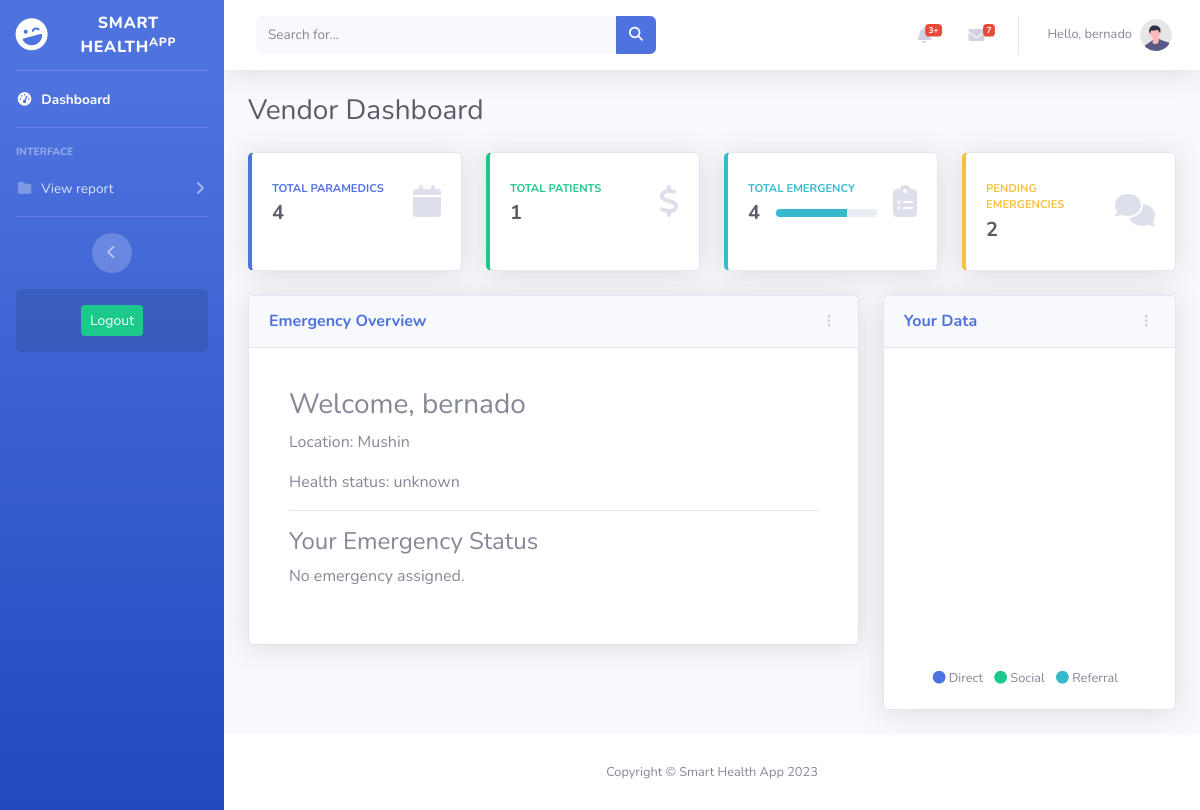
The app's page /accounts/dashboard/ (signed in), older data.
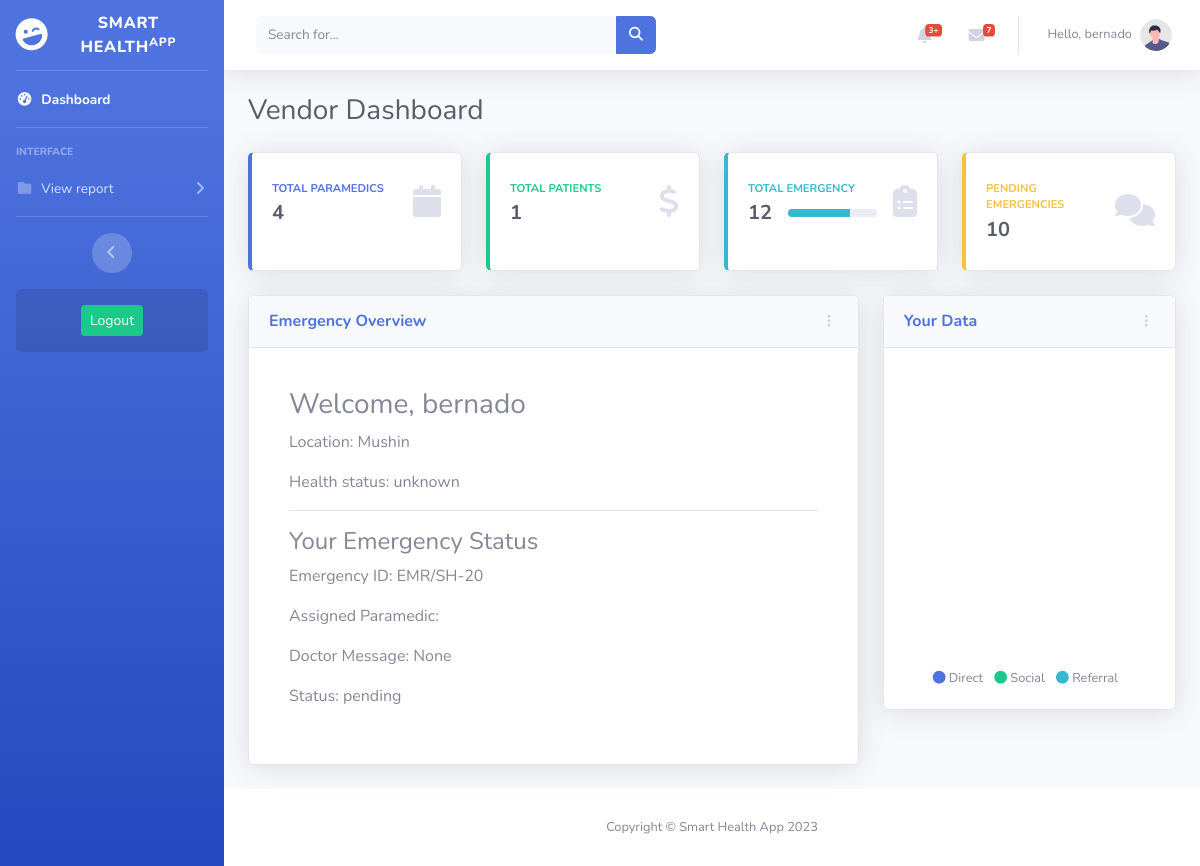
The same page, newer data.
### accounts/models.py (models this page shows)
class Emergency(models.Model):
    E_CHOICES = (
        ('pending', 'pending'),
        ('accepted', 'accepted'),
        ('rejected', 'rejected'),
    )
    notification = models.ForeignKey(Notifications, on_delete=models.CASCADE, null=True)
    paramedic = models.ForeignKey(User, on_delete=models.CASCADE, null=True, related_name='assigned_paramedic')
    issue = models.CharField(max_length=200, null=True)
    status = models.CharField(max_length=20, choices=E_CHOICES, default='pending')
    doc_message = models.TextField(null=True)
    date_created = models.DateTimeField(auto_now_add=True)
    def __str__(self):
        return f"Emergency for {self.notification} on {self.date_created}"
    class Meta:
        ordering=('-date_created',)

### accounts/views.py (the view)
# urls.py: path('dashboard/', vendor_dashboard_view, name='vendor_dashboard'),
@login_required
@user_passes_test(is_vendor, login_url='login')
def vendor_dashboard_view(request):
    vendor = request.user
    user_emergencies = Emergency.objects.filter(notification__user=vendor).first()
    paramedics_count = User.objects.filter(user_type='paramedic').count()
    patients = User.objects.filter(user_type='vendor').count()
    emergencies_count = Emergency.objects.all().count()
    pending_emergencies_count = Emergency.objects.filter(status='pending').count()
    print(f'user emergency => {user_emergencies}')
    context = {
        'vendor': vendor,
        'user_emergencies':user_emergencies,
        'paramedics_count':paramedics_count,
        'emergencies_count':emergencies_count,
        'pending_emergencies_count':pending_emergencies_count,
        'patients': patients
    }
    return render(request, 'vendor_dashboard.html', context)

### accounts/models.py (called while the page is built)
    def __str__(self):
    	return f'{self.username}'

    def __str__(self):
        return f"{self.user.username} => {self.start_time} - {self.calories} - {self.max_heart_rate} - {self.min_heart_rate}"

### accounts/utils.py (called while the page is built)
def is_vendor(user):
    return user.user_type == 'vendor'

### accounts/templates/vendor_dashboard.html (shortened to what the changed rows need)
{% load static %}
<!DOCTYPE html>
<html lang="en">
<head>
    <link href="{% static 'vendor/fontawesome-free/css/all.min.css' %}" rel="stylesheet" type="text/css">
    <link href="{% static 'css/sb-admin-2.min.css' %}" rel="stylesheet">
</head>
<body id="page-top">
    <div id="wrapper">
        <div id="content-wrapper" class="d-flex flex-column">
            <div id="content">
                <div class="container-fluid">
                    <div class="d-sm-flex align-items-center justify-content-between mb-4">
                        <h1 class="h3 mb-0 text-gray-800">Vendor Dashboard</h1>
                    </div>
                    <div class="row">
                        <div class="col-xl-3 col-md-6 mb-4">
                            <div class="card border-left-info shadow h-100 py-2">
                                <div class="card-body">
                                    <div class="row no-gutters align-items-center">
                                        <div class="col mr-2">
                                            <div class="row no-gutters align-items-center">
                                                <div class="col-auto">
                                                    <div class="h5 mb-0 mr-3 font-weight-bold text-gray-800">{{emergencies_count}}</div>
                                                </div>
                                            </div>
                                        </div>
                                    </div>
                                </div>
                            </div>
                        </div>
                        <div class="col-xl-3 col-md-6 mb-4">
                            <div class="card border-left-warning shadow h-100 py-2">
                                <div class="card-body">
                                    <div class="row no-gutters align-items-center">
                                        <div class="col mr-2">
                                            <div class="text-xs font-weight-bold text-warning text-uppercase mb-1">
                                                Pending emergencies</div>
                                            <div class="h5 mb-0 font-weight-bold text-gray-800">{{pending_emergencies_count}}</div>
                                        </div>
                                    </div>
                                </div>
                            </div>
                        </div>
                    </div>
                    <div class="row">
                        <div class="col-xl-8 col-lg-7">
                            <div class="card shadow mb-4">
                                <div class="card-body">
                                    <div class="card-body">
                                        <h3>Welcome, {{ user.username }}</h3>
                                        <p>Location: {{ user.location }}</p>
                                        <p>Health status: {{ user.health_status }}</p>
                                        <hr>
                                        <h4>Your Emergency Status</h4>
                                        {% if user_emergencies %}
                                            <p>Emergency ID: EMR/SH-{{ user_emergencies.id }}</p>
                                            <p>Assigned Paramedic: {{ user_emergencies.paramedic.username }}</p>
                                            <p>Doctor Message: {{ user_emergencies.doc_message }}</p>
                                            <p>Status: {{ user_emergencies.status }}</p>
                                        {% else %}
                                            <p>No emergency assigned.</p>
                                        {% endif %}
                                    </div>
                                </div>
                            </div>
                        </div>
                    </div>
                </div>
            </div>
        </div>
    </div>
</body>
</html>

Row changes from the older to the newer data that the page shows:
added Emergency: id "20", doc_message "None", status "pending"
Text that changed along with them:
{{ emergencies_count }}: "4" → "12"
{{ pending_emergencies_count }}: "2" → "10"
text no longer shown: "No emergency assigned."
text now shown: "Emergency ID: EMR/SH- Assigned Paramedic: Doctor Message: Status:"
